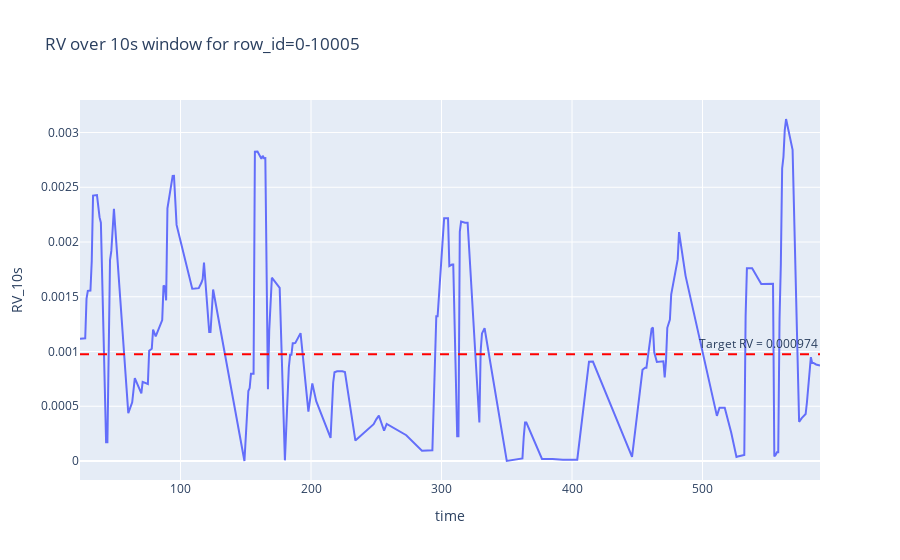

Notebook code cell kept with this figure:
### Code cell
time = torch.arange(60)

# Create DataFrame for Plotly
df = pd.DataFrame({
    'time': book_stock_0_10005['seconds_in_bucket'],
    'RV_10s': book_stock_0_10005['RV_10s_zero_mean'],
})

# Plot
fig = px.line(df, x='time', y='RV_10s', title='RV over 10s window for row_id='+row_id)

fig.add_hline(
    y=target_RV_adjusted,
    line_dash="dash",
    line_color="red",
    annotation_text="Target RV = "+str(round(target_RV_adjusted,6)),
    annotation_position="top right"
)

fig.show()
del df

### Figure 1 — Plotly figure (JSON) as saved in the notebook; plotly's stock layout.template omitted (floating-point values rounded to 4 significant figures; data arrays with more than 128 entries replaced by an {"elided": "..."} marker saying what was removed)
{"data": [{"hovertemplate": "time=%{x}<br>RV_10s=%{y}<extra></extra>", "legendgroup": "", "line": {"color": "#636efa", "dash": "solid"}, "marker": {"symbol": "circle"}, "mode": "lines", "name": "", "orientation": "v", "showlegend": false, "type": "scatter", "x": {"elided": "183 int values"}, "xaxis": "x", "y": {"elided": "183 float values"}, "yaxis": "y"}], "layout": {"annotations": [{"showarrow": false, "text": "Target RV = 0.000974", "x": 1, "xanchor": "right", "xref": "x domain", "y": 0.0009739, "yanchor": "bottom", "yref": "y"}], "legend": {"tracegroupgap": 0}, "shapes": [{"line": {"color": "red", "dash": "dash"}, "type": "line", "x0": 0, "x1": 1, "xref": "x domain", "y0": 0.0009739, "y1": 0.0009739, "yref": "y"}], "title": {"text": "RV over 10s window for row_id=0-10005"}, "xaxis": {"anchor": "y", "domain": [0, 1], "title": {"text": "time"}}, "yaxis": {"anchor": "x", "domain": [0, 1], "title": {"text": "RV_10s"}}}}
